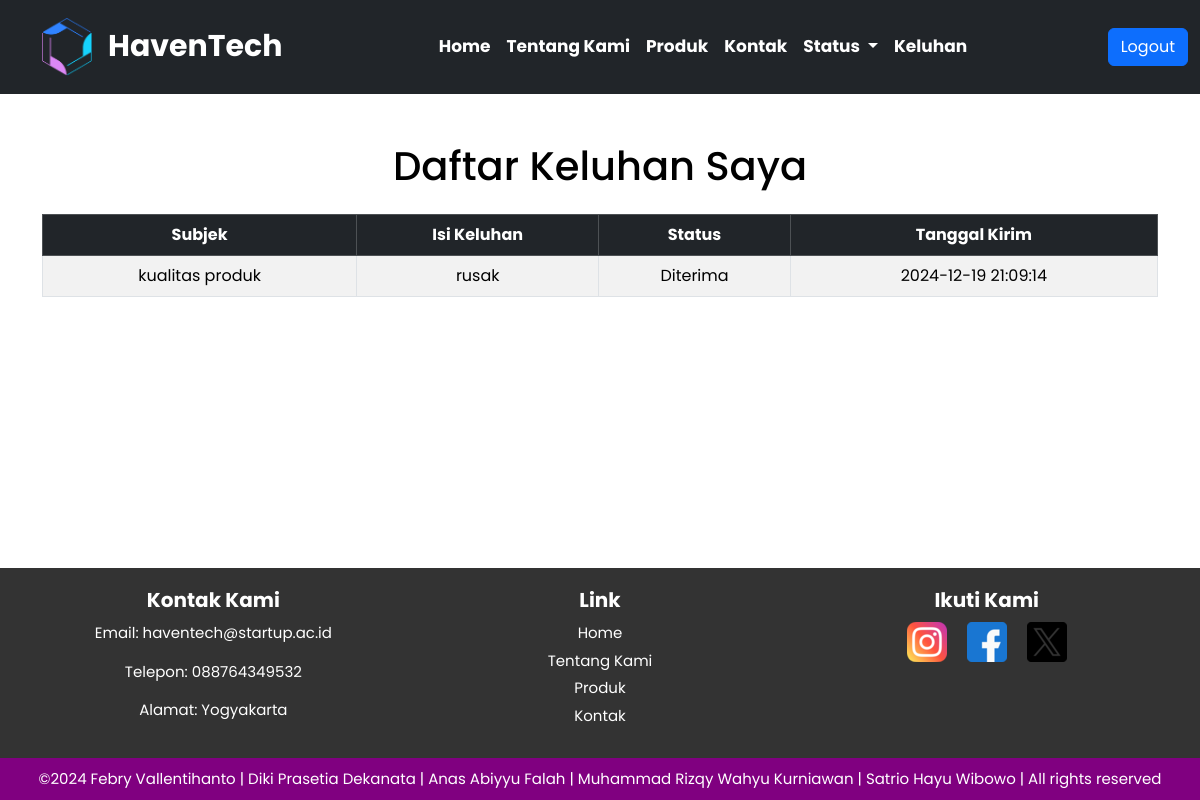
The page /home/lihat_keluhan.php (signed in) on the database its author committed.
### tables this page shows
CREATE TABLE `keluhan` (
  `id_keluhan` int(11) NOT NULL,
  `id_user` int(11) NOT NULL,
  `subjek` varchar(255) NOT NULL,
  `isi_keluhan` text NOT NULL,
  `status` enum('Pending','Diterima','Ditolak') DEFAULT 'Pending',
  `tanggal_kirim` datetime DEFAULT current_timestamp()
);

### home/lihat_keluhan.php (the view, shortened to what this page needs)
<?php
include('../config.php');
$id_user = $_SESSION['user_id'];
$query = "SELECT * FROM keluhan WHERE id_user = ?";
$stmt = $conn->prepare($query);
$stmt->bind_param("i", $id_user);
$stmt->execute();
$result = $stmt->get_result();
?>
<!DOCTYPE html>
<html lang="en">
<head>
    <link href="https://cdn.jsdelivr.net/npm/bootstrap@5.3.3/dist/css/bootstrap.min.css" rel="stylesheet">
    <link rel="stylesheet" href="../css/home.css">
</head>
<body>
    <header>
        <nav class="navbar navbar-expand-lg navbar-dark bg-dark sticky-lg-top">
            <div class="container-fluid">
                <div class="d-flex align-items-center">
                    <div class="logo me-3">
                        <a href="home.php">
                            <img src="../asset/logo.png" alt="logo" height="40">
                        </a>
                    </div>
                    <a class="navbar-brand">HavenTech</a>
                </div>
                <div class="collapse navbar-collapse" id="navbarNav">
                    <ul class="navbar-nav me-auto mb-2 mb-lg-0">
                        <li class="nav-item">
                            <a class="nav-link" href="home.php">Home</a>
                        </li>
                        <li class="nav-item">
                            <a class="nav-link" href="about.html">Tentang Kami</a>
                        </li>
                        <li class="nav-item">
                            <a class="nav-link" href="produk.php">Produk</a>
                        </li>
                        <li class="nav-item">
                            <a class="nav-link" href="kontak.html">Kontak</a>
                        </li>
                        <li class="nav-item dropdown">
                            <a class="nav-link dropdown-toggle" href="#" id="pesananDropdown" role="button" data-bs-toggle="dropdown" aria-expanded="false">
                                Status
                            </a>
                        </li>
                        <li class="nav-item">
                            <a class="nav-link" href="ajukan_keluhan.php">Keluhan</a>
                        </li>
                    </ul>
                    <div class="auth">
                        <a class="btn btn-primary" href="../pengguna/logout.php">Logout</a>
                    </div>
                </div>
            </div>
        </nav>
    </header>
    <div class="container my-5">
        <h1 class="text-center mb-4">Daftar Keluhan Saya</h1>
        <table class="table table-bordered table-striped table-hover">
            <thead class="table-dark">
                <tr>
                    <th>Subjek</th>
                    <th>Isi Keluhan</th>
                    <th>Status</th>
                    <th>Tanggal Kirim</th>
                </tr>
            </thead>
            <tbody>
                <?php if ($result->num_rows > 0): ?>
                    <?php while ($row = $result->fetch_assoc()): ?>
                        <tr>
                            <td><?= htmlspecialchars($row['subjek']) ?></td>
                            <td><?= htmlspecialchars($row['isi_keluhan']) ?></td>
                            <td><?= htmlspecialchars($row['status']) ?></td>
                            <td><?= htmlspecialchars($row['tanggal_kirim']) ?></td>
                        </tr>
                    <?php endwhile; ?>
                <?php else: ?>
                    <tr>
                        <td colspan="4" class="text-center">Belum ada keluhan yang diajukan.</td>
                    </tr>
                <?php endif; ?>
            </tbody>
        </table>
    </div>
    <footer class="footer">
        <div class="footer-kontak">
            <h3>Kontak Kami</h3>
            <p>Email: haventech@startup.ac.id</p>
            <p>Telepon: 088764349532 </p>
            <p>Alamat: Yogyakarta</p>
        </div>
        <div class="footer-kontak">
            <h3>Link</h3>
            <div class="footer-link">
                <a href="home.php">Home</a>
                <a href="about.html">Tentang Kami</a>
                <a href="produk.php">Produk</a>
                <a href="kontak.html">Kontak</a>
            </div>
        </div>
        <div class="footer-kontak">
            <h3>Ikuti Kami</h3>
            <div class="footer-icon">
                <a href="https://www.instagram.com/"><img src="../asset/icon1.png"></a>
                <a href="https://www.facebook.com/?locale=id_ID"><img src="../asset/icon2.png"></a>
                <a href="https://x.com/?lang=id"><img src="../asset/icon3.png"></a>
            </div>
        </div>
    </footer>
    <div class="footer-copyright">
        &copy;2024 Febry Vallentihanto | Diki Prasetia Dekanata | Anas Abiyyu Falah | Muhammad Rizqy Wahyu Kurniawan | Satrio Hayu Wibowo | All rights reserved
    </div>
</body>
</html>

### css/home.css (style rules this page uses)
body { background-color: white; color: black; text-align: center; font-family: "Poppins"; background-size: cover; background-position: center; background-attachment: fixed; display: flex; flex-direction: column; min-height: 100vh; }
.container-fluid { margin-top: 10px; margin-bottom: 10px; }
.logo img { width: 50px; height: auto; margin-left: 30px; }
.navbar-nav { margin: auto; }
.navbar-brand { font-size: 30px; font-weight: bold; }
.nav-link { color: white; font-size: 17px; font-weight: bold; }
.auth { align-items: center; }
.footer { display: flex; justify-content: space-around; align-items: flex-start; padding: 20px; background-color: #333; color: white; flex-wrap: wrap; margin-top: auto; }
.footer-kontak { display: flex; flex-direction: column; margin: 0 10px; flex: 1; text-align: center; }
.footer-kontak h3 { margin-bottom: 10px; color: white; font-size: 20px; font-weight: bold; }
.footer-kontak p { font-size: 15px; }
.footer-icon { display: flex; justify-content: center; gap: 20px; }
.footer-icon img { width: 40px; height: 40px; display: flex; }
.footer-link { display: flex; flex-direction: column; }
.footer-link a { color: white; margin-bottom: 5px; text-decoration: none; font-size: 15px; }
.footer-copyright { background-color: purple; padding: 10px; text-align: center; color: white; font-size: 15px; }

### rows shown on the page
keluhan: subjek "kualitas produk", isi_keluhan "rusak", status "Diterima", tanggal_kirim "2024-12-19 21:09:14"
